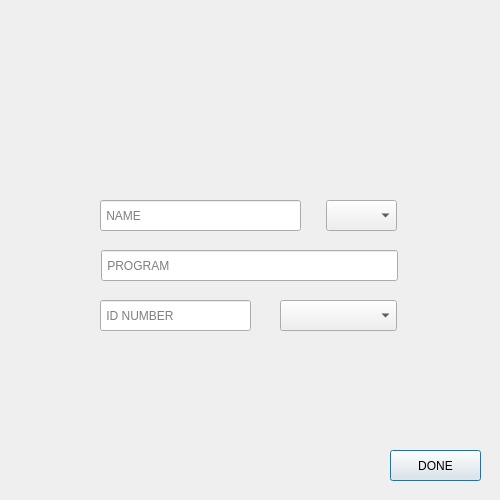
<?xml version="1.0" encoding="UTF-8"?>
<ui version="4.0">
 <class>addDialog</class>
 <widget class="QDialog" name="addDialog">
  <property name="geometry">
   <rect>
    <x>0</x>
    <y>0</y>
    <width>500</width>
    <height>500</height>
   </rect>
  </property>
  <property name="windowTitle">
   <string>Student Information</string>
  </property>
  <widget class="QLabel" name="label">
   <property name="geometry">
    <rect>
     <x>-2</x>
     <y>-5</y>
     <width>511</width>
     <height>511</height>
    </rect>
   </property>
   <property name="text">
    <string/>
   </property>
   <property name="pixmap">
    <pixmap resource="resources.qrc">:/Pictures/adobe photoshop/backgroundd.png</pixmap>
   </property>
  </widget>
  <widget class="QPushButton" name="doneBtn">
   <property name="geometry">
    <rect>
     <x>390</x>
     <y>450</y>
     <width>91</width>
     <height>31</height>
    </rect>
   </property>
   <property name="text">
    <string>DONE</string>
   </property>
  </widget>
  <widget class="QLineEdit" name="name">
   <property name="geometry">
    <rect>
     <x>100</x>
     <y>200</y>
     <width>201</width>
     <height>31</height>
    </rect>
   </property>
   <property name="text">
    <string/>
   </property>
   <property name="placeholderText">
    <string> NAME</string>
   </property>
  </widget>
  <widget class="QComboBox" name="genderBox">
   <property name="geometry">
    <rect>
     <x>326</x>
     <y>200</y>
     <width>71</width>
     <height>31</height>
    </rect>
   </property>
   <property name="placeholderText">
    <string> SEX</string>
   </property>
   <item>
    <property name="text">
     <string>MALE</string>
    </property>
   </item>
   <item>
    <property name="text">
     <string>FEMALE</string>
    </property>
   </item>
  </widget>
  <widget class="QLineEdit" name="course">
   <property name="geometry">
    <rect>
     <x>101</x>
     <y>250</y>
     <width>297</width>
     <height>31</height>
    </rect>
   </property>
   <property name="text">
    <string/>
   </property>
   <property name="placeholderText">
    <string> PROGRAM</string>
   </property>
  </widget>
  <widget class="QLineEdit" name="idnum">
   <property name="geometry">
    <rect>
     <x>100</x>
     <y>300</y>
     <width>151</width>
     <height>31</height>
    </rect>
   </property>
   <property name="text">
    <string/>
   </property>
   <property name="placeholderText">
    <string> ID NUMBER</string>
   </property>
  </widget>
  <widget class="QComboBox" name="yrlvlbox">
   <property name="geometry">
    <rect>
     <x>280</x>
     <y>300</y>
     <width>117</width>
     <height>31</height>
    </rect>
   </property>
   <property name="placeholderText">
    <string> YEAR LEVEL</string>
   </property>
   <item>
    <property name="text">
     <string>1ST YEAR</string>
    </property>
   </item>
   <item>
    <property name="text">
     <string>2ND YEAR</string>
    </property>
   </item>
   <item>
    <property name="text">
     <string>3RD YEAR</string>
    </property>
   </item>
   <item>
    <property name="text">
     <string>4TH YEAR</string>
    </property>
   </item>
   <item>
    <property name="text">
     <string>5TH YEAR</string>
    </property>
   </item>
   <item>
    <property name="text">
     <string>6TH YEAR</string>
    </property>
   </item>
  </widget>
  <widget class="QLabel" name="label_3">
   <property name="geometry">
    <rect>
     <x>180</x>
     <y>40</y>
     <width>135</width>
     <height>135</height>
    </rect>
   </property>
   <property name="text">
    <string/>
   </property>
   <property name="pixmap">
    <pixmap resource="resources.qrc">:/Downloads/profile.png</pixmap>
   </property>
   <property name="scaledContents">
    <bool>true</bool>
   </property>
  </widget>
 </widget>
 <resources>
  <include location="resources.qrc"/>
 </resources>
 <connections/>
</ui>
